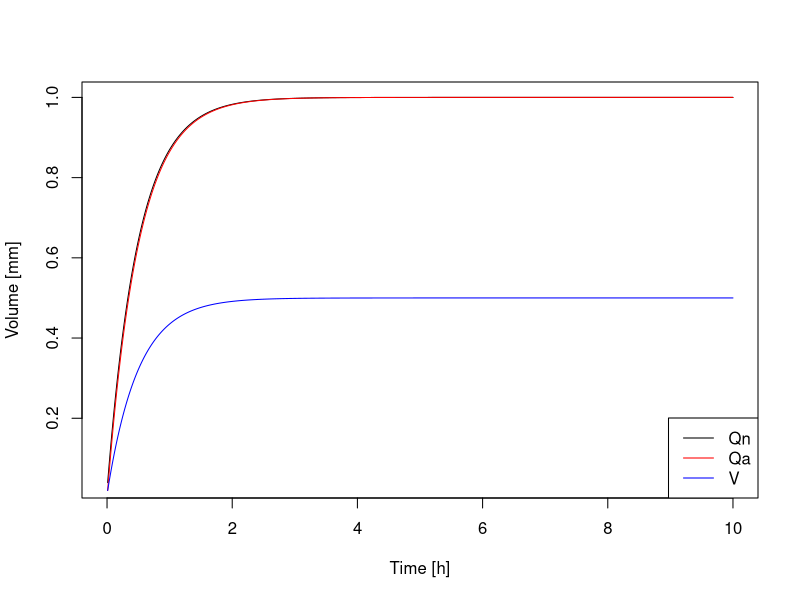

Source code (R):
#Loop and solve a linear reservior model in R
# first we solve using Euler integration, then we compare to the analytical solution

#dV / dt = w-q
#q = (1/Tstar)V
#w = rainfall
#q = flow
#Tstar = time constant
#V  = Volume
#dt = time increment
#numerical solution
#V = Vold +(w-q)*dt
#analytical solution
#q = w+(q0-w)*e^(-t/T*))
#t = time

dt = 0.01
Tstar = 0.5
w = 1
V = 0
t = 0
q0 = V/Tstar

# Here, we initialize vectors that will store time, Qa (the analytic solution), Qn (the numerical
# solution) and Vn (the volume).
time = matrix(0, ncol=1000,nrow=1)
Qa = matrix(0, ncol=1000,nrow=1)
Qn = matrix(0, ncol=1000,nrow=1)
Vn = matrix(0, ncol=1000,nrow=1)

# Loop through 1000 time steps, and approximate the differential equation using finite
# differences.
for(i in 0:1000){
  q = V/Tstar
  #print (paste("q= ",q))
  V = V + (w-q)*dt
  #print (paste("V=",V))
  Qa[i] = w+(q0-w)*exp(-(i*dt)/Tstar)
  time[i] = i*dt
  Qn[i] = V/Tstar
  Vn[i] = V
}

# Plot the results.
plot(time,Qn,xlim=c(0,10),xlab="Time [h]",ylab="Volume [mm]",cex = .1, col = "black", type="l")
points(time,Qa,xlim=c(0,10),cex = .1, col = "red", type="l")
points(time,Vn,xlim=c(0,10),cex = .1, col = "blue",type="l")
legend("bottomright", c("Qn","Qa","V"), cex=1.0,  col=c("black","red","blue"), lty=1)